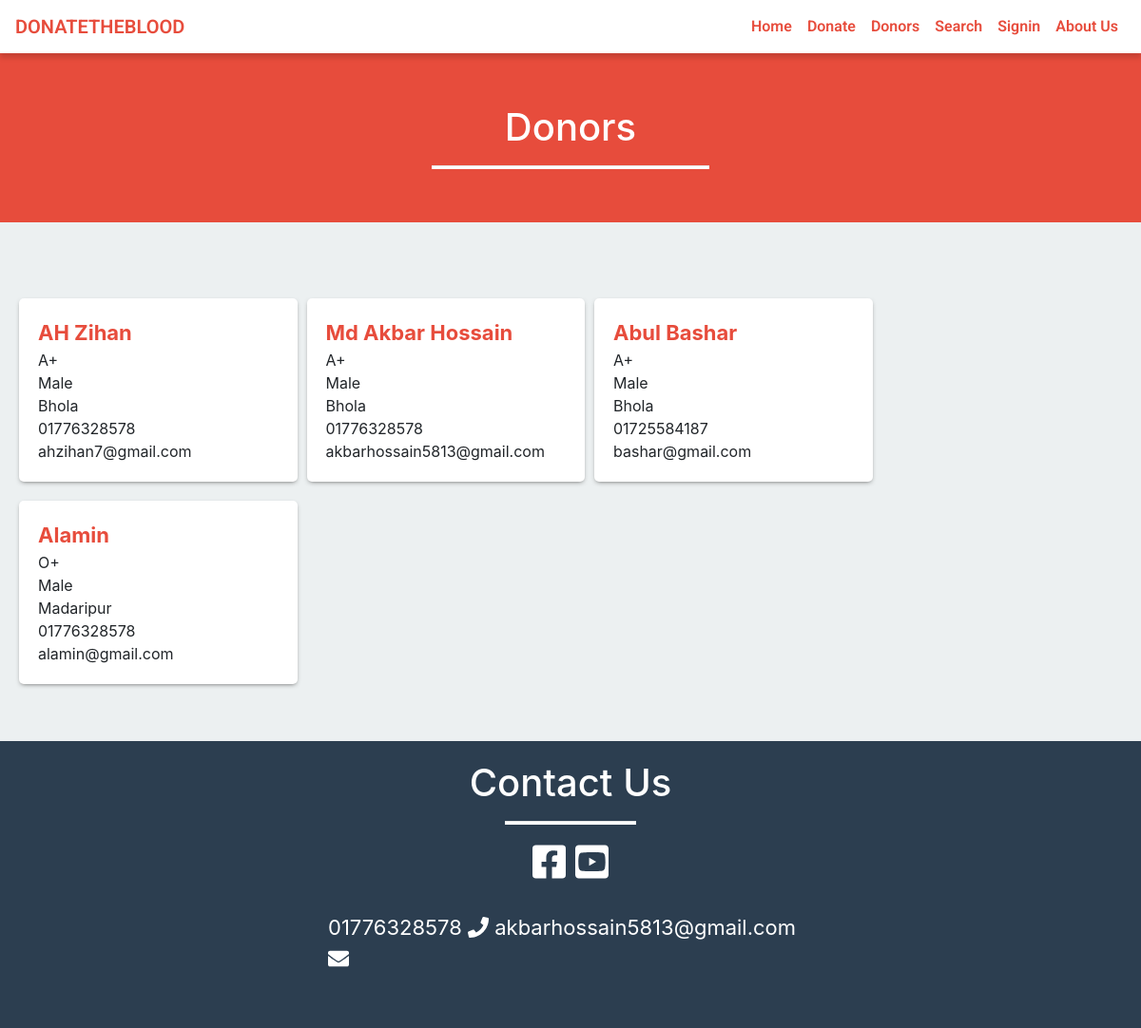
The page /donor.php on the database its author committed.
### tables this page shows
CREATE TABLE `tbl_donor` (
  `donor_id` int(11) NOT NULL,
  `donor_name` varchar(50) NOT NULL,
  `gender` varchar(10) NOT NULL,
  `blood_group` varchar(10) NOT NULL,
  `email_address` varchar(50) NOT NULL,
  `city` varchar(50) NOT NULL,
  `dob` date NOT NULL,
  `contact_no` varchar(16) NOT NULL,
  `safe_life_date` varchar(20) NOT NULL,
  `password` varchar(200) NOT NULL
);

### donor.php (the view, shortened to what this page needs)
<?php
include ('include/header.php');
?>
<div class="container-fluid red-background size">
    <div class="row">
        <div class="col-md-6 offset-md-3">
            <h1 class="text-center">Donors</h1>
            <hr class="white-bar">
        </div>
    </div>
</div>
<div class="container" style="padding: 60px 0;">
    <div class="row data">
        <?php
        $sql = "SELECT * FROM tbl_donor";
        $result = mysqli_query($connection, $sql);
        if (mysqli_num_rows($result) > 0) {
            while ($row = mysqli_fetch_assoc($result)) {
                if ($row['safe_life_date'] == '0') {
                    echo "<div class='col-sm-3 col-sm-6 col-md-3 col-md-6 col-lg-3 donors_data'>
		<span class='name'>" . $row['donor_name'] . "</span>
		<span>" . $row['blood_group'] . "</span>
		<span>" . $row['gender'] . "</span>
		<span>" . $row['city'] . "</span>
		<span>" . $row['contact_no'] . "</span>
		<span>" . $row['email_address'] . "</span>
                </div>";
                } else {
                    $safeDate=$row['safe_life_date'];
                    $start = date_create("$safeDate");
                    $end = date_create();
                    $diff = date_diff($start, $end);
                    $diffmonth = $diff->m;
                    if ($diffmonth >= 3) {
                        echo "<div class='col-sm-3 col-sm-6 col-md-3 col-md-6 col-lg-3 donors_data'>
                        <span class='name'>" . $row['donor_name'] . "</span>
                        <span>" . $row['blood_group'] . "</span>
                        <span>" . $row['gender'] . "</span>
                        <span>" . $row['city'] . "</span>
                        <span>" . $row['contact_no'] . "</span>
                        <span>" . $row['email_address'] . "</span>
                        </div>";
                    }
                }
            }
        }
        ?>
    </div>
</div>
<?php
include ('include/footer.php');
?>

### include/header.php (shortened to what this page needs)
<!DOCTYPE html>
<head>
    <link rel="stylesheet" href="css/styles.css">
    <link rel="stylesheet" type="text/css" href="bootstrap/css/bootstrap.min.css">
    <link rel="stylesheet" href="css/custom.css">
</head>
<?php
if (isset($_SESSION['user_id']) && !empty($_SESSION['user_id'])) {
    include 'usernav.php';
} else {
    include 'navigation.php';
}
?>

### include/navigation.php (shortened to what this page needs)
<body>
    <nav id="mainNav" class="navbar fixed-top navbar-default navbar-expand-lg navbar-light bg-light">
        <a class="navbar-brand" href="./index.php">DONATETHEBLOOD</a>
        <div class="collapse navbar-collapse" id="navbarTogglerDemo02">
            <ul class="navbar-nav form-inline my-2 my-lg-0">
                <li class="nav-item">
                    <a class="nav-link" href="index.php">Home</a>
                </li>
                <li class="nav-item">
                    <a class="nav-link" href="donate.php">Donate</a>
                </li>
                <li class="nav-item">
                    <a class="nav-link" href="donor.php">Donors</a>
                </li>
                <li class="nav-item">
                    <a class="nav-link" href="search.php">Search</a>
                </li>
                <li class="nav-item">
                    <a class="nav-link" href="signin.php">Signin</a>
                </li>
                <li class="nav-item">
                    <a class="nav-link" href="about.php">About Us</a>
                </li>
            </ul>
        </div>
    </nav>

### include/footer.php (shortened to what this page needs)
<div class="container-fluid">
    <div class="row contactus">
        <div class="col-md-6 offset-md-3">
            <h1 class="text-center">Contact Us</h1>
            <hr class="white-bar">
            <h1 class="text-center">
                <a  target="_blank" href="https://www.facebook.com/ahzihan"><i style="color: #fff;" class="fab fa-facebook-square"></i></a>
                <a target="_blank" href="https://www.youtube.com/exceptionalprogrammers"><i style="color: #fff;" class="fab fa-youtube-square"></i></a>
            </h1>
            <div class="details">
                <p> 01776328578 <i class="fa fa-phone"></i>
                    akbarhossain5813@gmail.com <i class="fa fa-envelope"></i>  </p>
            </div>
        </div>
    </div>
</div>
</body>
</html>

### css/styles.css (style rules this page uses)
body { background: #f1f4f7; padding-top: 50px; color: #5f6468; font-family: "Roboto", sans-serif; }
p { color: #777; }
a, a:hover, a:focus { color: #e74c3c; }
h1, h2, h3, h4, h5, h6 { color: #5f6468; }
h1 { font-weight: 300; font-size: 40px; }
.navbar-nav li a { color: #e74c3c !important; }

### css/custom.css (style rules this page uses)
.navbar-brand, .nav-link { color: #e74c3c !important; }
.navbar-default { background-color: white !important; border-color: rgba(34, 34, 34, 0.05); font-family: 'Roboto', 'Helvetica Neue', Arial, sans-serif; -webkit-transition: all 0.35s; -moz-transition: all 0.35s; transition: all 0.35s; }
@media (min-width: 768px) { .navbar-default { background-color: white !important; border-color: rgba(255, 255, 255, 0.3); } }
nav { -webkit-box-shadow: 0px 5px 5px 0px rgba(0,0,0,0.14); -moz-box-shadow: 0px 5px 5px 0px rgba(0,0,0,0.14); box-shadow: 0px 5px 5px 0px rgba(0,0,0,0.14); font-family: 'Roboto', sans-serif; font-weight: 600; }
body { background-color: #ecf0f1; width: 100%; overflow-x: hidden; }
.white-bar { height: 3px; width: 50%; color: white; background-color: white; }
.red-background { background-color: #e74c3c; min-height: 460px; height: auto; padding: 10px }
.contactus { padding: 20px; background-color: #2c3e50; }
.contactus h1 { color: white; }
.contactus hr { width: 25% !important; }
.contactus p { color: white; }
.details { font-size: 22px; padding: 20px; font-weight: 400px; }

### donor.php (style rules this page uses)
.size { min-height: 0px; padding: 60px 0 40px 0; }
h1 { color: white; }
span { display: block; }
.name { color: #e74c3c; font-size: 22px; font-weight: 700; }
.donors_data { background-color: white; border-radius: 5px; margin:20px 5px 0px 5px; -webkit-box-shadow: 0px 2px 5px -2px rgba(89,89,89,0.95); -moz-box-shadow: 0px 2px 5px -2px rgba(89,89,89,0.95); box-shadow: 0px 2px 5px -2px rgba(89,89,89,0.95); padding: 20px; }

### rows shown on the page
tbl_donor: donor_name "AH Zihan", blood_group "A+", gender "Male", city "Bhola", contact_no "01776328578", email_address "ahzihan7@gmail.com"
tbl_donor: donor_name "Md Akbar Hossain", blood_group "A+", gender "Male", city "Bhola", contact_no "01776328578", email_address "akbarhossain5813@gmail.com"
tbl_donor: donor_name "Abul Bashar", blood_group "A+", gender "Male", city "Bhola", contact_no "01725584187", email_address "bashar@gmail.com"
tbl_donor: donor_name "Alamin", blood_group "O+", gender "Male", city "Madaripur", contact_no "01776328578", email_address "alamin@gmail.com"
